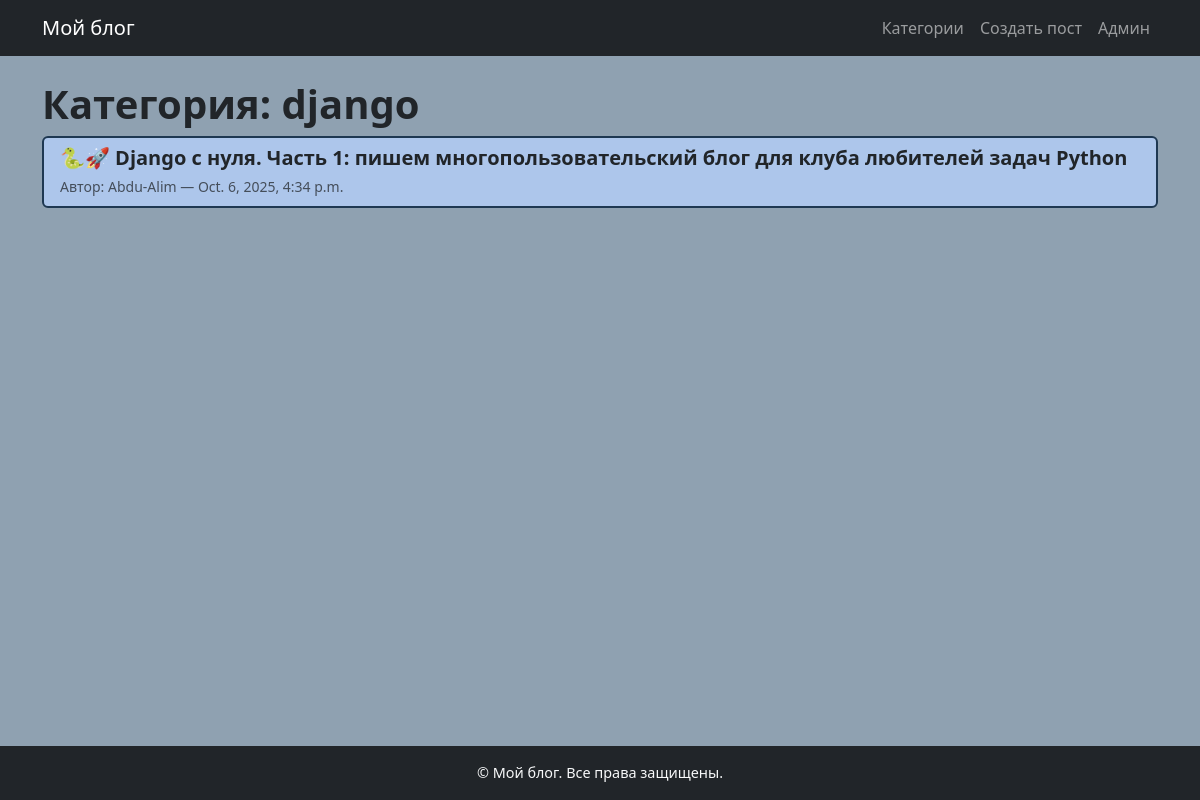
Screenshot of /category/django/ with the database file from the repository.
### blog/models.py (models this page shows, shortened)
class Category(models.Model):
    name = models.CharField(max_length=100, unique=True)
    slug = models.SlugField(max_length=120, unique=True, blank=True)
    class Meta:
        verbose_name = 'Категория'
        verbose_name_plural = 'Категории'

class Post(models.Model):
    title = models.CharField(max_length=200)
    slug = models.SlugField(max_length=200, unique=True, blank=True)
    body = models.TextField()
    author = models.ForeignKey(settings.AUTH_USER_MODEL, on_delete=models.CASCADE, related_name='posts')
    categories = models.ManyToManyField(Category, related_name='posts', blank=True)
    created_at = models.DateTimeField(auto_now_add=True)
    updated_at = models.DateTimeField(auto_now=True)
    def get_absolute_url(self):
        return reverse('blog:post_detail', kwargs={'slug': self.slug})

### blog/views.py (the view)
# urls.py: path('category/<slug:slug>/', views.category_detail, name='category_detail'),
def category_detail(request, slug):
    category = get_object_or_404(Category, slug=slug)
    posts = category.posts.order_by('-created_at')
    return render(request, 'blog/category_detail.html', {'category': category, 'posts': posts})

### blog/templates/blog/category_detail.html (shortened to what this page needs)
{% extends 'blog/base.html' %}
{% block content %}
<h1>Категория: {{ category.name }}</h1>
<div class="list-group">
    {% for post in posts %}
        <a href="{{ post.get_absolute_url }}" class="list-group-item list-group-item-action">
            <h5 class="mb-1">{{ post.title }}</h5>
            <small class="text-muted">Автор: {{ post.author }} — {{ post.created_at }}</small>
        </a>
    {% empty %}
        <p>Постов в этой категории пока нет.</p>
    {% endfor %}
</div>
{% endblock %}

### blog/static/blog/style.css (style rules this page uses)
body { font-family: 'Segoe UI', Tahoma, Geneva, Verdana, sans-serif; background: #8fa1b1; }
h1, h2, h5 { font-weight: 600; }
.list-group-item { background-color: #adc6eb; border-style: solid; border-width: 2px; border-color: #1e3852; border-radius: 8px; margin-bottom: 10px; transition: 0.2s; }

### rows the page displays
Category: name "django"
Post: title "🐍🚀 Django с нуля. Часть 1: пишем многопользовательский блог для клуба любителей задач Python", author "Abdu-Alim", created_at "Oct. 6, 2025, 4:34 p.m."
